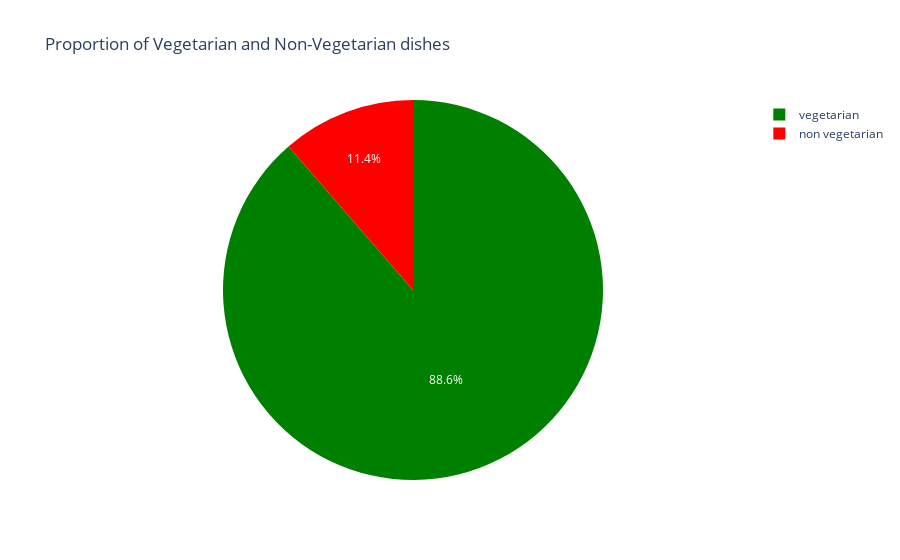

The notebook cell this image was saved under:
### Markdown cell above
<a id='prop_veg_nonveg'></a>
### Proportion of Vegetarian and Non-Vegetarian dishes

### Code cell
pie_df = cuisine_data['diet'].value_counts().reset_index()
pie_df.columns = ['diet', 'count']
fig = px.pie(pie_df, values='count', names='diet', title='Proportion of Vegetarian and Non-Vegetarian dishes',
            color_discrete_sequence=['green', 'red'])
fig.show()

### Figure 1 — Plotly figure (JSON) as saved in the notebook; plotly's stock layout.template omitted (floating-point values rounded to 4 significant figures)
{"data": [{"domain": {"x": [0, 1], "y": [0, 1]}, "hovertemplate": "diet=%{label}<br>count=%{value}<extra></extra>", "labels": ["vegetarian", "non vegetarian"], "legendgroup": "", "name": "", "showlegend": true, "type": "pie", "values": [226, 29]}], "layout": {"legend": {"tracegroupgap": 0}, "piecolorway": ["green", "red"], "title": {"text": "Proportion of Vegetarian and Non-Vegetarian dishes"}}}
